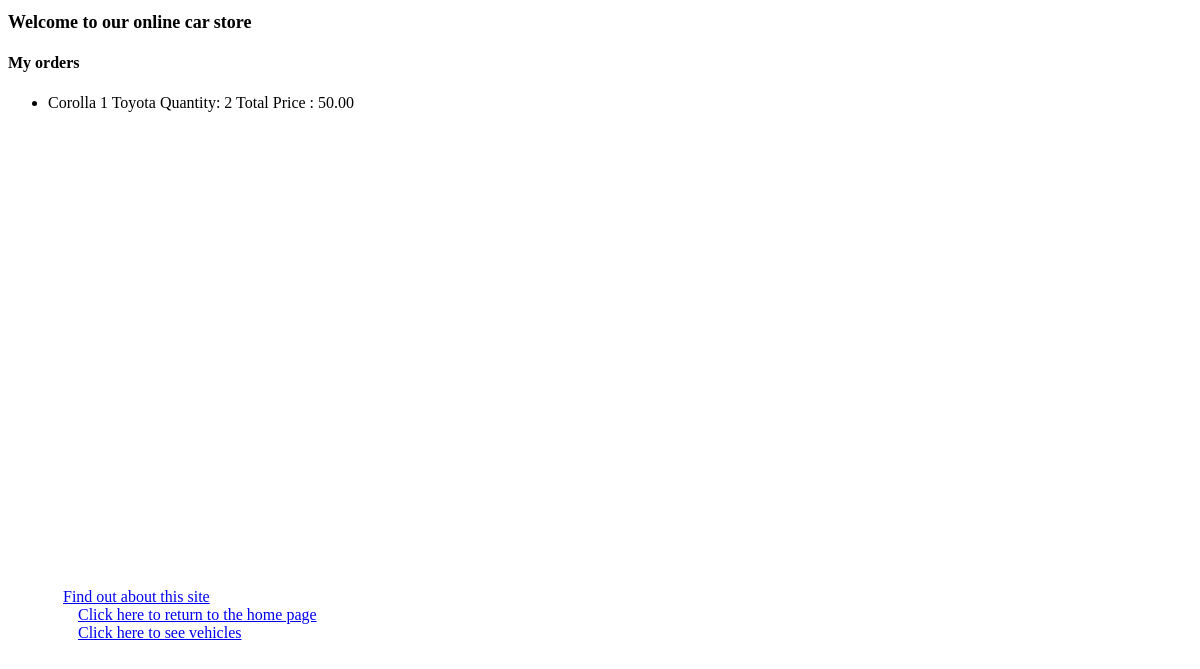
Page /myorders (signed in) on the earlier database version.
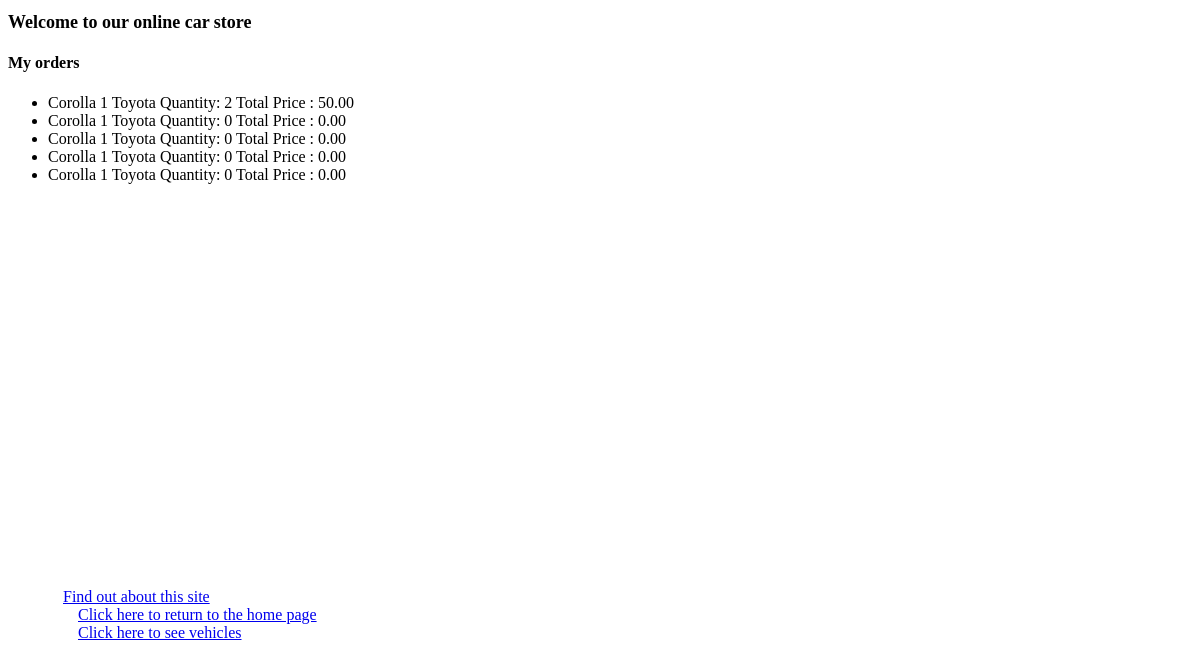
Same page on the later database version.
### carapp/models.py (models this page shows, shortened)
class OrderVehicle(models.Model):
    vehicle = models.ForeignKey(Vehicle, related_name='orders', on_delete=models.CASCADE)
    buyer = models.ForeignKey(Buyer, related_name='orders', on_delete=models.CASCADE)
    quantity = models.PositiveIntegerField(default=0)
    STATUS_CHOICES = [
        (0, 'cancelled'),
        (1, 'placed'),
        (2, 'shipped'),
        (3, 'delivered'),
        (4, 'successful')
    ]
    status = models.IntegerField(choices=STATUS_CHOICES, default=1)
    last_updated = models.DateTimeField(auto_now=True)
    def total_price(self):
        return self.quantity * self.vehicle.car_price

class Vehicle(models.Model):
    FEATURE_CHOICES = [('Cruise Control', 'Cruise Control'), ('Audio Interface', 'Audio Interface')
        , ('Airbags', 'Airbags'), ('Air Conditioning', 'Air Conditioning'), ('Seat Heating', 'Seat Heating'),
                       ('ParkAssist', 'ParkAssist'), ('Power Steering', 'Power Steering'),
                       ('Reversing Camera', 'Reversing Camera'),
                       ('Auto Start / Stop', 'Auto Start / Stop')
                       ]
    car_type = models.ForeignKey(CarType, related_name='vehicles', on_delete=models.CASCADE)
    car_name = models.CharField(max_length=200)
    car_price = models.DecimalField(max_digits=10, decimal_places=6)
    inventory = models.PositiveIntegerField(default=10)
    instock = models.BooleanField(default=True)
    description = models.TextField(blank=True, default='', max_length=150)
    features = models.CharField(choices=FEATURE_CHOICES, max_length=100, default='Cruise Control')

class CarType(models.Model):
    name = models.CharField(max_length=150)
    def __str__(self):
        return str(self.id) + " " + self.name

### carapp/views.py (the view)
# urls.py: path('myorders', views.list_of_orders, name='list_of_orders')
@login_required
def list_of_orders(request):
    print("User getting all orders")
    is_user_buyer = hasattr(request.user, 'buyer')
    if is_user_buyer:
        orders = OrderVehicle.objects.filter(buyer=request.user.buyer)
        context = {'orders': orders, 'is_user_buyer': is_user_buyer}
        return render(request, 'carapp/list_of_orders.html', context)
    else:
        return render(request, 'carapp/list_of_orders.html', {'orders': [], 'is_user_buyer': False})

### carapp/templates/carapp/list_of_orders.html
{% extends 'carapp/base.html' %}
{% block body_block %}
    <h4>My orders</h4>
{% if is_user_buyer %}
<ul>
{% for o in orders %} <li> {{ o.vehicle.car_name }} {{ o.vehicle.car_type }}
     Quantity: {{ o.quantity }} Total Price : {{ o.total_price |floatformat:2 }} </li>  {% endfor %}
</ul>
{% else %}
    <p>You are not registered </p>
{% endif %}
{% endblock %}

### carapp/templates/carapp/base.html (shortened to what this page needs)
<!DOCTYPE html>
{% load static %}
<html>
<head>
    <link rel="stylesheet" type="text/css" href="{% static 'carapp/style.css' %}"/>
</head>
<body>
<div style="min-height: 70vh">
    <h1>{% block myhdg %} Welcome to our online car store {% endblock %}</h1>
    {% block body_block %} {% endblock %}
</div>
<div>
    <ul>
        <li class="hbar1"><a href="{% url 'carapp:aboutus' %}"> Find out about this site </a><br/></li>
        <li class="hbar1"><a href = "{% url 'carapp:homepage'%}"> Click here to return to the home page </a><br/></li>
         <li class="hbar1"><a href = "{% url 'carapp:vehicles'%}"> Click here to see vehicles </a></li>
    </ul>
</div>
</body>

### carapp/static/carapp/style.css (style rules this page uses)
h1 { background-color: white; color: black; font-size: large; #position: absolute; }
.hbar1 { display: inline; margin: 15px; }

Differences in the rows shown:
added OrderVehicle: vehicle.car_name "Corolla", vehicle.car_type "1 Toyota", quantity "0", total_price "0.00"
added OrderVehicle: vehicle.car_name "Corolla", vehicle.car_type "1 Toyota", quantity "0", total_price "0.00"
added OrderVehicle: vehicle.car_name "Corolla", vehicle.car_type "1 Toyota", quantity "0", total_price "0.00"
added OrderVehicle: vehicle.car_name "Corolla", vehicle.car_type "1 Toyota", quantity "0", total_price "0.00"
